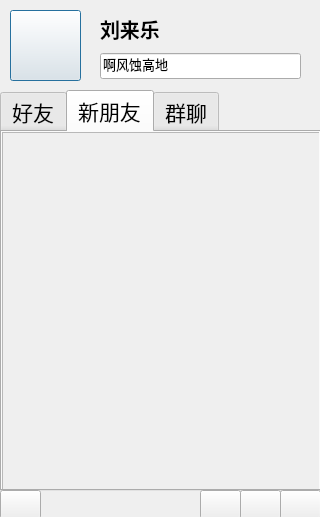
<?xml version="1.0" encoding="UTF-8"?>
<ui version="4.0">
 <class>IMS_Dialog</class>
 <widget class="QDialog" name="IMS_Dialog">
  <property name="geometry">
   <rect>
    <x>0</x>
    <y>0</y>
    <width>320</width>
    <height>517</height>
   </rect>
  </property>
  <property name="font">
   <font>
    <family>新宋体</family>
    <pointsize>15</pointsize>
   </font>
  </property>
  <property name="windowTitle">
   <string>IMS_Dialog</string>
  </property>
  <widget class="QPushButton" name="pb_icon">
   <property name="geometry">
    <rect>
     <x>10</x>
     <y>10</y>
     <width>71</width>
     <height>71</height>
    </rect>
   </property>
   <property name="text">
    <string/>
   </property>
   <property name="icon">
    <iconset resource="Res.qrc">
     <normaloff>:/res/head.jpg</normaloff>:/res/head.jpg</iconset>
   </property>
   <property name="iconSize">
    <size>
     <width>71</width>
     <height>71</height>
    </size>
   </property>
   <property name="flat">
    <bool>false</bool>
   </property>
  </widget>
  <widget class="QTabWidget" name="tabWidget">
   <property name="geometry">
    <rect>
     <x>0</x>
     <y>90</y>
     <width>321</width>
     <height>401</height>
    </rect>
   </property>
   <property name="font">
    <font>
     <family>新宋体</family>
     <pointsize>16</pointsize>
    </font>
   </property>
   <property name="currentIndex">
    <number>1</number>
   </property>
   <property name="iconSize">
    <size>
     <width>16</width>
     <height>16</height>
    </size>
   </property>
   <widget class="QWidget" name="page_friend">
    <attribute name="title">
     <string>好友</string>
    </attribute>
   </widget>
   <widget class="QWidget" name="page_tempfriend">
    <attribute name="title">
     <string>新朋友</string>
    </attribute>
    <widget class="QScrollArea" name="scrollArea">
     <property name="geometry">
      <rect>
       <x>0</x>
       <y>0</y>
       <width>321</width>
       <height>371</height>
      </rect>
     </property>
     <property name="widgetResizable">
      <bool>true</bool>
     </property>
     <widget class="QWidget" name="scrollAreaWidgetContents">
      <property name="geometry">
       <rect>
        <x>0</x>
        <y>0</y>
        <width>319</width>
        <height>369</height>
       </rect>
      </property>
      <layout class="QVBoxLayout" name="verticalLayout_2">
       <item>
        <widget class="QWidget" name="wdg_list" native="true"/>
       </item>
       <item>
        <spacer name="verticalSpacer">
         <property name="orientation">
          <enum>Qt::Vertical</enum>
         </property>
         <property name="sizeHint" stdset="0">
          <size>
           <width>20</width>
           <height>340</height>
          </size>
         </property>
        </spacer>
       </item>
      </layout>
     </widget>
    </widget>
   </widget>
   <widget class="QWidget" name="page_group">
    <attribute name="title">
     <string>群聊</string>
    </attribute>
   </widget>
  </widget>
  <widget class="QPushButton" name="pb_menu">
   <property name="geometry">
    <rect>
     <x>0</x>
     <y>490</y>
     <width>41</width>
     <height>29</height>
    </rect>
   </property>
   <property name="text">
    <string/>
   </property>
  </widget>
  <widget class="QPushButton" name="pb_tool">
   <property name="geometry">
    <rect>
     <x>280</x>
     <y>490</y>
     <width>41</width>
     <height>29</height>
    </rect>
   </property>
   <property name="text">
    <string/>
   </property>
  </widget>
  <widget class="QPushButton" name="pushButton_4">
   <property name="geometry">
    <rect>
     <x>240</x>
     <y>490</y>
     <width>41</width>
     <height>29</height>
    </rect>
   </property>
   <property name="text">
    <string/>
   </property>
  </widget>
  <widget class="QPushButton" name="pushButton_5">
   <property name="geometry">
    <rect>
     <x>200</x>
     <y>490</y>
     <width>41</width>
     <height>29</height>
    </rect>
   </property>
   <property name="text">
    <string/>
   </property>
  </widget>
  <widget class="QWidget" name="layoutWidget">
   <property name="geometry">
    <rect>
     <x>100</x>
     <y>10</y>
     <width>201</width>
     <height>69</height>
    </rect>
   </property>
   <layout class="QVBoxLayout" name="verticalLayout">
    <item>
     <widget class="QLabel" name="lb_name">
      <property name="font">
       <font>
        <family>黑体</family>
        <pointsize>15</pointsize>
        <bold>true</bold>
       </font>
      </property>
      <property name="text">
       <string>刘来乐</string>
      </property>
     </widget>
    </item>
    <item>
     <widget class="QLineEdit" name="le_feeling">
      <property name="font">
       <font>
        <family>新宋体</family>
        <pointsize>10</pointsize>
       </font>
      </property>
      <property name="text">
       <string>啊风蚀高地</string>
      </property>
     </widget>
    </item>
   </layout>
  </widget>
 </widget>
 <resources>
  <include location="Res.qrc"/>
 </resources>
 <connections/>
</ui>
